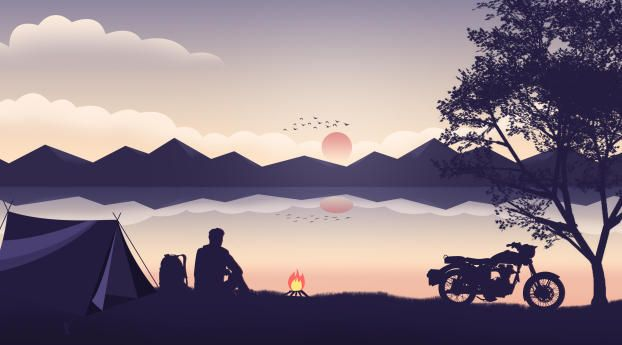
#> input picture Practical_2/Using_pycharm/Img1.jpg, 622 x 345 px
$ python Resize_images.py
#> lines starting #> are read from the running program, lines starting #| are printed output that depends on the picture
import PIL
import cv2

flag = 0
img1 = cv2.imread('Img1.jpg', flag)
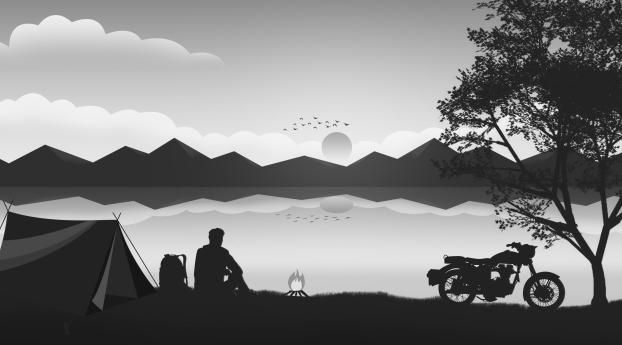
#> img1: shape (345, 622); min 1, max 255, mean 127
img1 = cv2.resize(img1,(512,512))
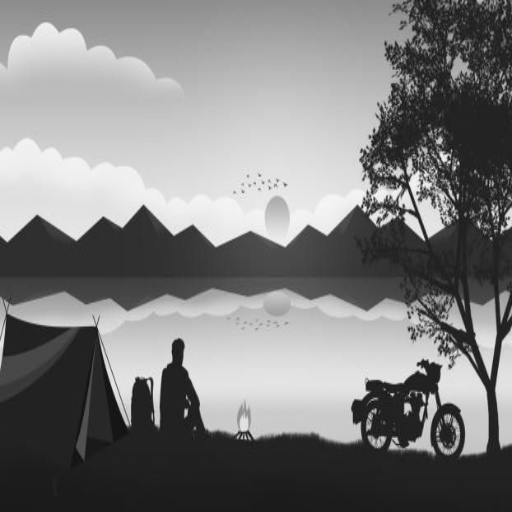
#> img1: shape (512, 512); min 12, max 251, mean 126.9
cv2.imshow('Image 1',img1)
cv2.waitKey(0)

img2 = cv2.imread('Img2.jpg',flag)
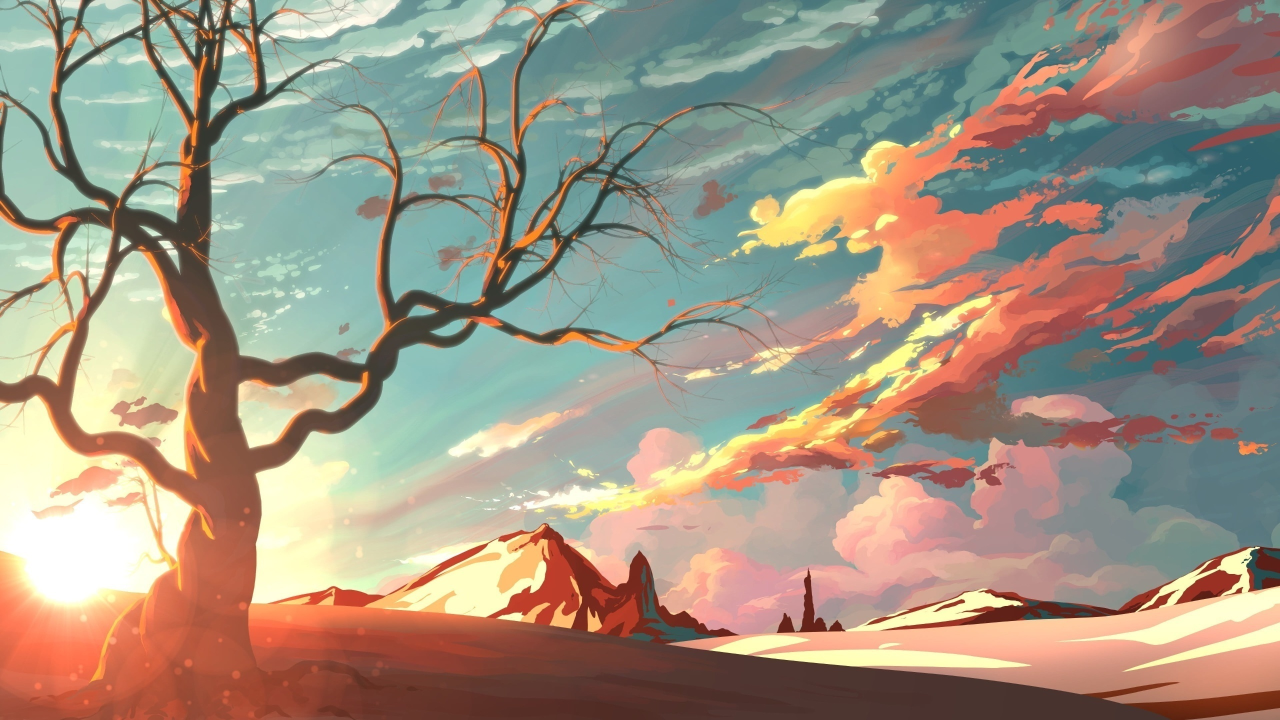
#> input picture Practical_2/Using_pycharm/Img2.jpg, 2560 x 1440 px (shown at 1/2 size)
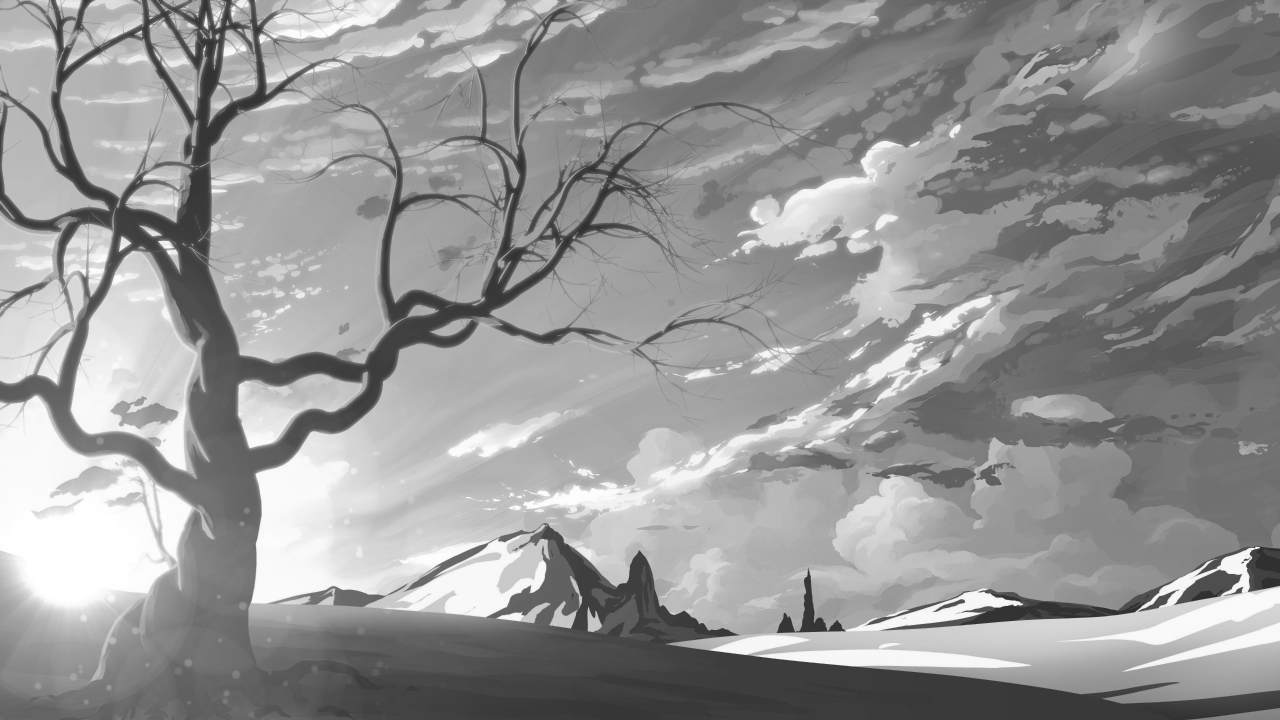
#> img2: shape (1440, 2560) (shown at 1/2 size); min 36, max 255, mean 149.9
img2 =cv2.resize(img2, (512,512))
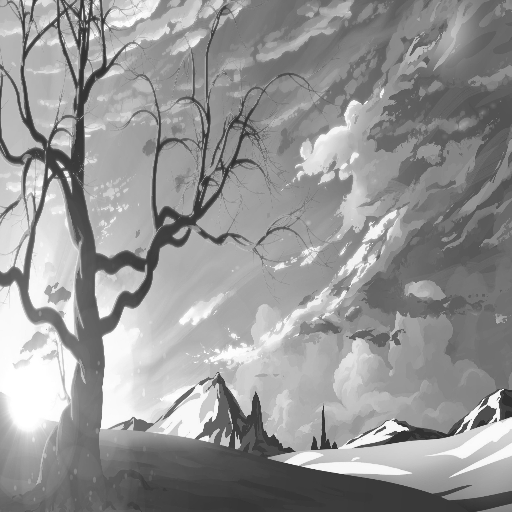
#> img2: shape (512, 512); min 44, max 255, mean 149.9
cv2.imshow('Image 2', img2)
cv2.waitKey(0)

cv2.destroyAllWindows()
